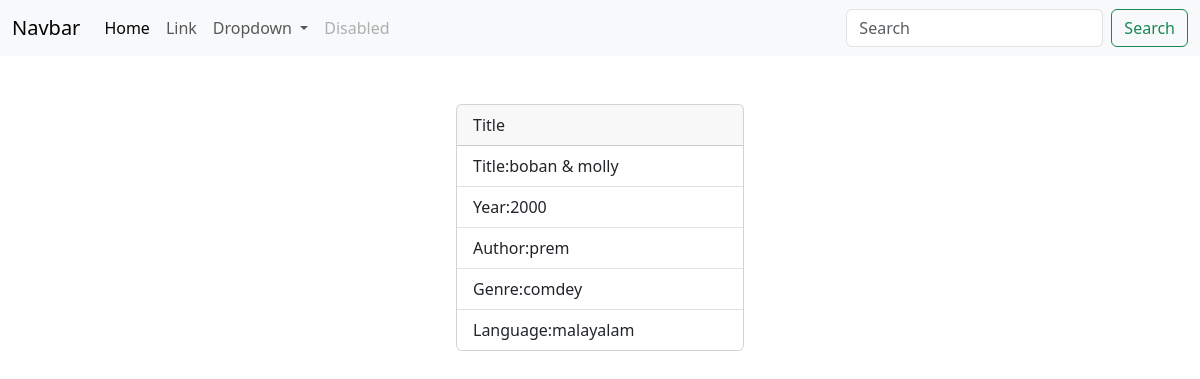
The app's page /book/5/ with its own data.
### myapp/models.py (models this page shows, shortened)
class Book(models.Model):
    title=models.CharField(max_length=200)
    author=models.CharField(max_length=200)
    year=models.PositiveIntegerField()
    genre=models.CharField(max_length=200)
    language=models.CharField(max_length=200,null=True)

### myapp/views.py (the view)
# urls.py: path('book/<int:mwogli>/',views.BookDetailView.as_view(),name="book-details"),
class BookDetailView(View):
    def get(self,request,*args,**kwargs):
        id=kwargs.get("mwogli")
        qs=Book.objects.get(id=id)
        return render(request,"book_detail.html",{"data":qs})

### myapp/templates/book_detail.html
{%extends 'base.html'%}
{%block main_block%}
<div class="container  mt-5 d-flex justify-content-center">
    <div class="card" style="width: 18rem;">
        <div class="card-header">
          Title
        </div>
        <ul class="list-group list-group-flush">
          <li class="list-group-item">Title:{{data.title}}</li>
          <li class="list-group-item">Year:{{data.year}}</li>
          <li class="list-group-item">Author:{{data.author}}</li>
          <li class="list-group-item">Genre:{{data.genre}}</li>
          <li class="list-group-item">Language:{{data.language}}</li>
        </ul>
      </div>
</div>
{%endblock%}

### records on screen
Book: title "boban & molly", year "2000", author "prem", genre "comdey", language "malayalam"
